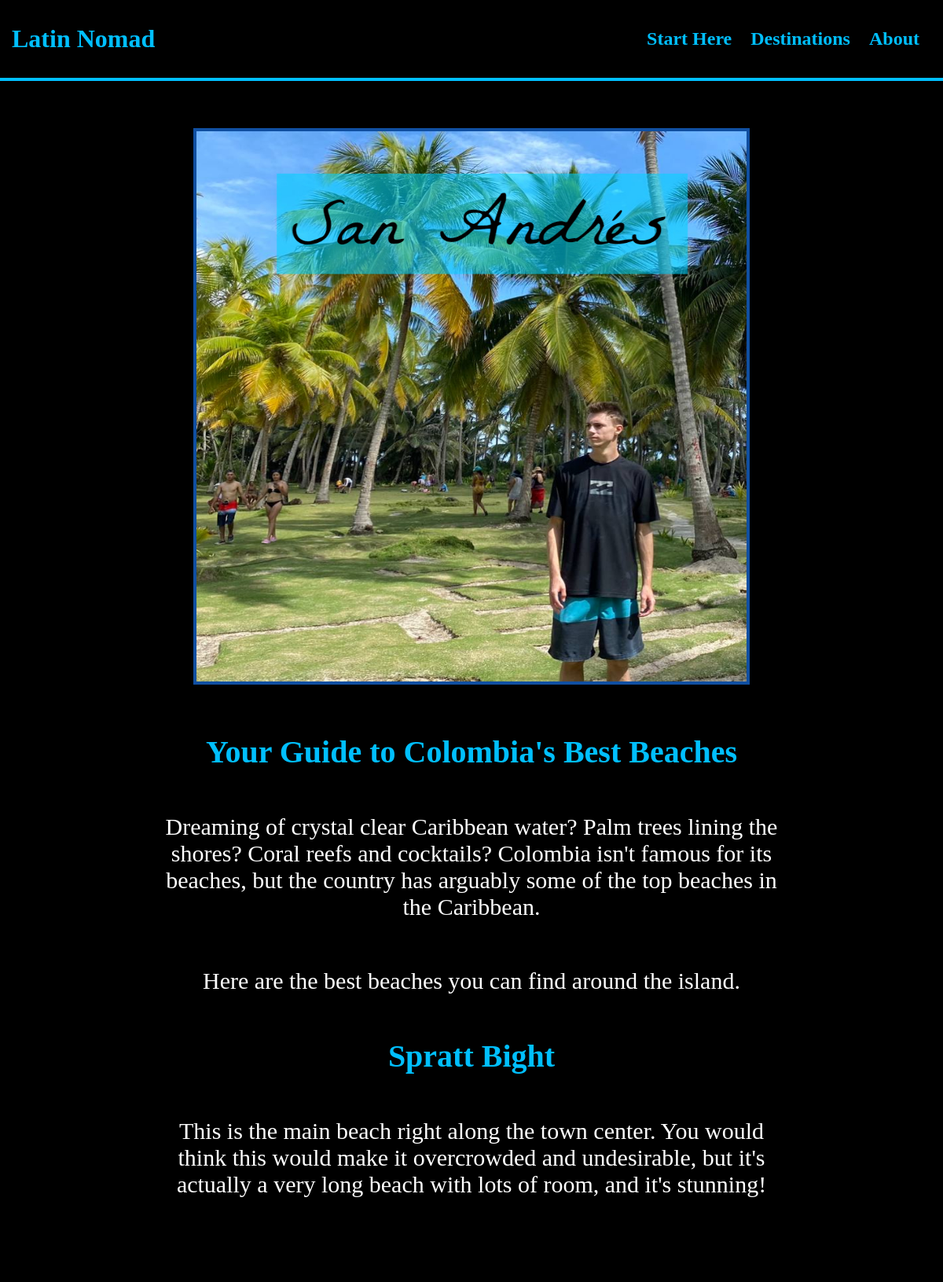
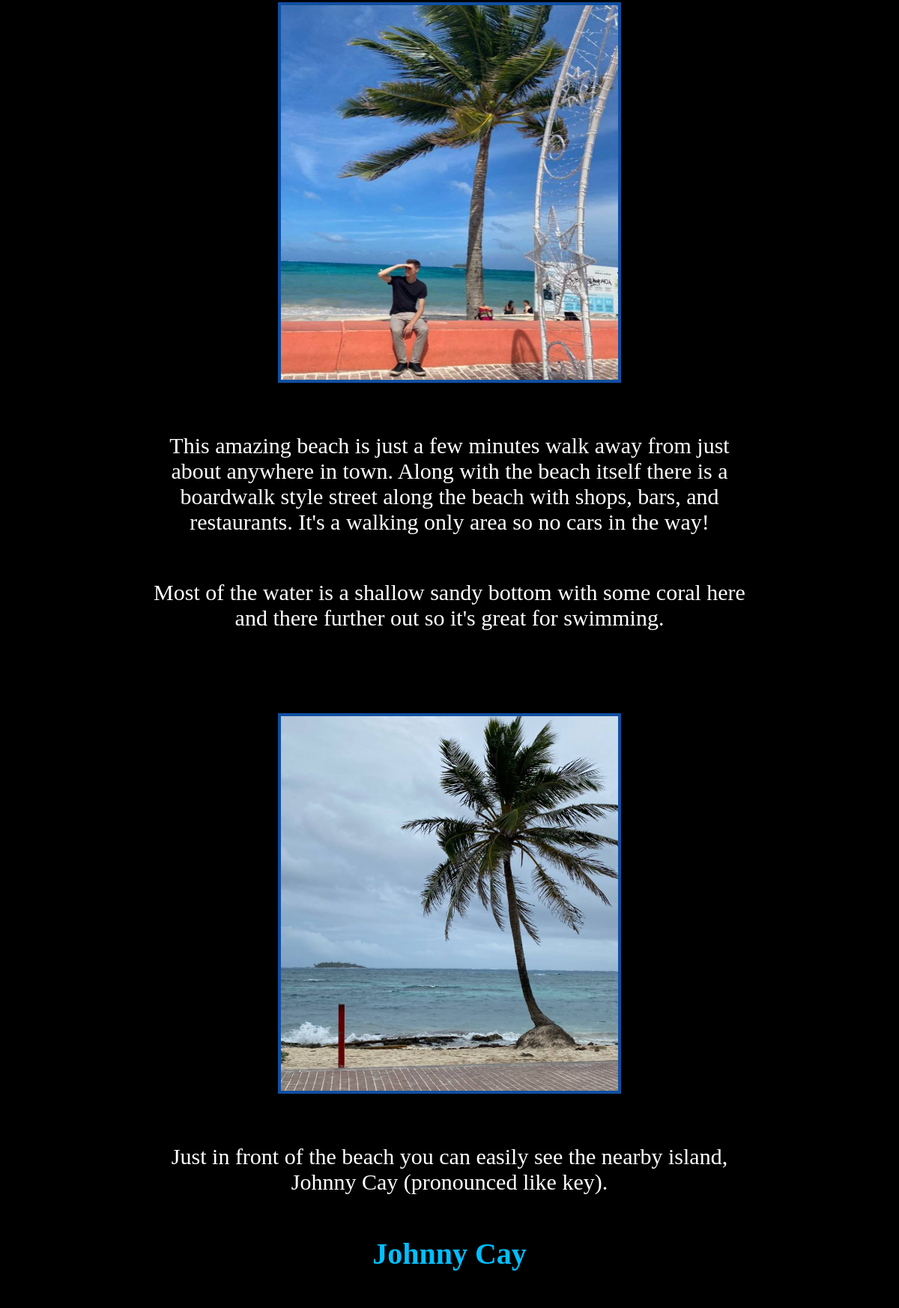
Screenshot of /posts/san-andres (upper part) with the database file from the repository (2 pictures, top to bottom).
### blog/models.py (models this page shows, shortened)
class Post(models.Model):
    title = models.CharField(max_length=255)
    body = RichTextField(blank=True, null=True)
    slug = models.SlugField(unique=True, blank=True, null=True)

### blog/views.py (the view, shortened to what this page needs)
# urls.py: path('posts/<slug:slug>', views.ArticleDetailView.as_view(), name='article-detail'),
class ArticleDetailView(FormMixin, DetailView):
    model = Post
    template_name = 'blogpostdetail.html'
    form_class = CommentForm
    def get_context_data(self, **kwargs):
        context = super(ArticleDetailView, self).get_context_data(**kwargs)
        context['form'] = CommentForm(initial={'post': self.object})
        return context

### blog/templates/blogpostdetail.html (shortened to what this page needs)
<!DOCTYPE html>
<html lang="en">
{%load crispy_forms_tags %}
{% load static %}
    <head>
        <link rel="stylesheet" href="../static/styles.css">
    </head>
    <body>
        <header>
            <li><a href="{% url 'home' %}"><h1>Latin Nomad</h1></a></li>
            <nav>
                <ul class="top-nav">
                    <li><a href="../start"><h1>Start Here</h1></a></li>
                    <li><a href="../destinations"><h1>Destinations</h1></a></li>
                    <li><a href="../about"><h1>About</h1></a></li>
                </ul>
            </nav>
        </header>
        <hr>
        <div class="post-main-content">
            {{ post.body|safe }}
        </div>
    </body>
</html>

### blog/static/styles.css (style rules this page uses)
header { display: flex; justify-content: space-between; align-items: center; list-style: none; background-color: black; padding-left: 15px; }
html, body { height: 100%; margin: 0; }
header li a { text-decoration: none; color: rgb(0, 191, 255); }
.top-nav { list-style: none; padding-right: 20px; }
.top-nav li { display: inline-block; padding: 0px 10px; }
hr { border-top: 4px solid rgb(0, 191, 255); border-left: none; border-right: none; border-bottom: none; margin-top: 0px; margin-bottom: 0px; }
.post-main-content { background-color: black; text-align: center; width: 100%; padding-top: 5px; padding-bottom: 5px; }
.blog-pic-main { width: 700px; height: 700px; border-style: solid; border-width: 4px; border-color: rgb(16, 79, 161); }
.blog-pic-med { margin-top: 50px; width: 450px; height: 500px; border-style: solid; border-width: 4px; border-color: rgb(16, 79, 161); }
.post-main-content h1 { font-size: 40px; color: rgb(0, 191, 255); }
.post-main-content p { display: block; margin-top: 50px; margin-bottom: 50px; font-size: 30px; color: white; padding: 5px; margin-left: auto; margin-right: auto; max-width: 800px; }

### rows the page displays
Post: body (picture), body "Your Guide to Colombia's Best Beaches Dreaming of crystal clear Caribbean water? Palm trees lining the shores? Coral reefs and cocktails? Colombia isn't famous for its beaches, but the country has arguably some of the top beaches in the Caribbean. Here are the best beaches you can find around the island. Spratt Bight This is the main beach right along the town center. You would think this would make it overcrowded and undesirable, but it's actually a very long beach with lots of room, and it's stunning! This amazing beach is just a few minutes walk away from just about anywhere in town. Along with the beach itself there is a boardwalk style street along the beach with shops, bars, and…"
